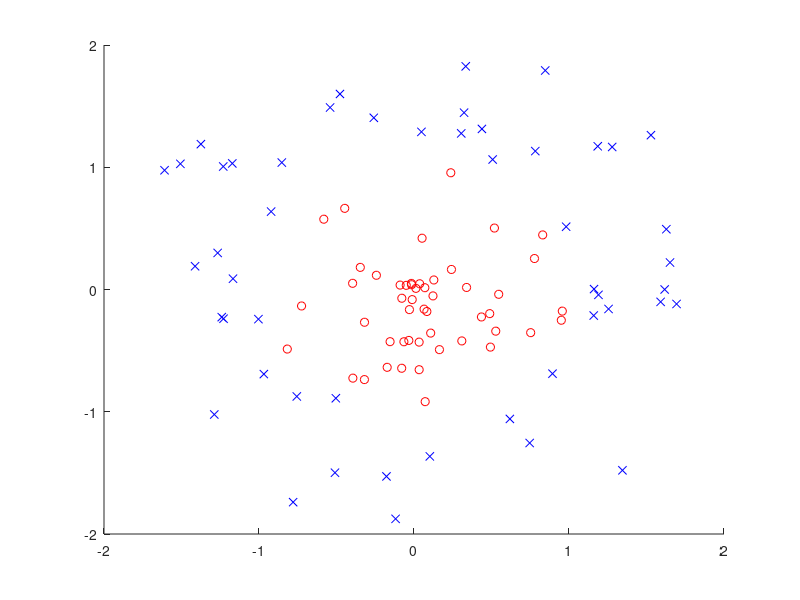

MATLAB code to generate this figure: (Note: this script raises an error after producing the figure.)
%Logistic regression
%nonlinear

clear all
close all

%data generation
% theta=-pi+2*pi*rand(100,1); %generate random -pi<= theta <= pi
% r1=rand(50,1);
% r2=1+rand(50,1);
% r=[r1;r2];
% x=[r1.*cos(theta(1:50,1)) r1.*sin(theta(1:50,1));
%    r2.*cos(theta(51:100,1)) r2.*sin(theta(51:100,1))]
load circle_data.mat

figure(1)
hold on
plot(x(1:50,1),x(1:50,2),'ro')
plot(x(51:100,1),x(51:100,2),'bx')

X=[ones(100,1) x x.^2];
Y=[zeros(50,1);ones(50,1)];

w=[0;0;0;0;0];
eta=0.0001;
n_iter=10000;

likelihood=ones(n_iter,1);
n_missclassification=zeros(n_iter,1);

for i=1:n_iter

    %predict
    
    for j=1:length(X)
        Yhat(j,1)=sigmoid(w'*X(j,:)');
        
        if (Y(j,1)-output_activation_logistic(Yhat(j,1))) ~= 0
            n_missclassification(i,1)=n_missclassification(i,1)+1;
        end
        
        likelihood(i,1)=likelihood(i,1)*Yhat(j,1)^(Y(j,1))*(1-Yhat(j,1))^(1-Y(j,1));
    end
    
    %update
    
    w(1)=w(1)+eta*sum((Y-Yhat).*X(:,1));
    w(2)=w(2)+eta*sum((Y-Yhat).*X(:,2));
    w(3)=w(3)+eta*sum((Y-Yhat).*X(:,3));
    w(4)=w(4)+eta*sum((Y-Yhat).*X(:,4));
    w(5)=w(5)+eta*sum((Y-Yhat).*X(:,5));
                   
end

%x1=-3:0.1:3;
%for i=1:length(x1)
%    x2(i)=-w(1)/w(3)-w(2)/w(3)*x1(i);
%end

x1=linspace(-3,3);
x2=linspace(-3,3);
[X1,X2]=meshgrid(x1,x2);
Z = w(1) + w(2)*X1 + w(3)*X2 + w(4)*X1.^2 + w(5)*X2.^2;

figure(1)
%plot(x1,x2)
contourf(X1,X2,Z,[0 0])
plot(x(1:50,1),x(1:50,2),'ro')
plot(x(51:100,1),x(51:100,2),'bx')


figure(2)
plot(1:n_iter, n_missclassification)

figure(3)
plot(1:n_iter, -log(likelihood))
